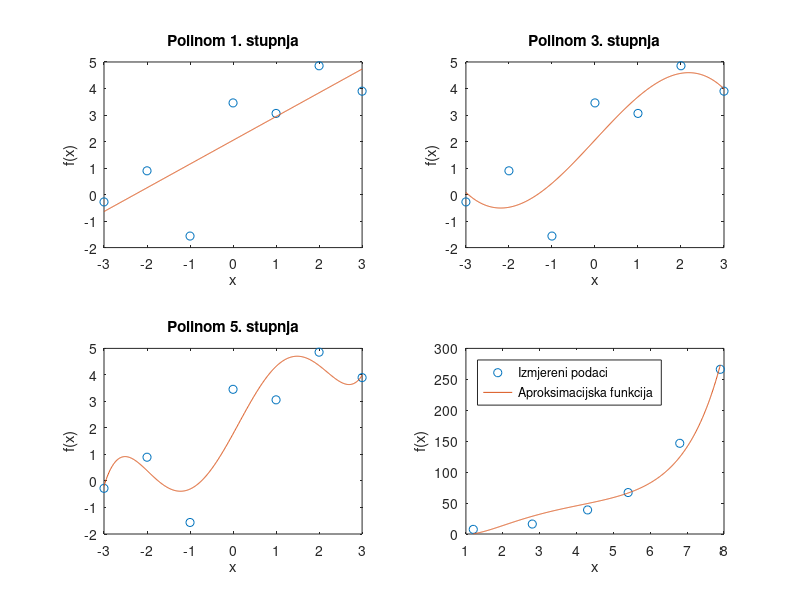

Recreate this plot in MATLAB.
%% VJEŽBE 7:APROKSIMACIJA I INTERPOLACIJA(1.DIO)
%% Zadatak 2.1.
d = 1e-2;
x = [-4/5:d:4/5]';
y = -x./sqrt(1-x.^2);
V = [x.^5 x.^3 x x.^0];
c = V\y
p = [c(1) 0 c(2) 0 c(3) c(4)];
px = polyval(p,x);
subplot(2,1,1)
plot(x,y,x,px,'--r','lineWidth',2)
xlabel('x')
ylabel('f(x)')
legend('-x/sqrt(1-x^2)','c_1x^5+c_2x^3+c_3x+c_4')
subplot(2,1,2)
semilogy(x,abs(px-y),'LineWidth',2)
xlabel('x')
ylabel('y(x)-p(x)')

%% Zadatak 2.2.
xk = [0:5]';
fk = [ 0 1 2 6 8 7]';
V = vander(xk);
c = V\fk
xv = 0:1e-2:5;
p = zeros(1,length(xv));
for i=1:length(c)
    p = c(i)*xv.^(length(c)-i) + p;
end
plot(xk,fk,'o', xv,p,'r')
xlabel('x')
ylabel('f(x)')
legend('Izmjereni podaci','Interpolacijski polinom','Location','NorthWest')

%% Zadatak 2.3.
xk = -3:3;
fk = [-0.2774 0.8958 -1.5651 3.4565 3.0601 4.8568 3.8982];
p1 = polyfit(xk,fk,1)
p3 = polyfit(xk,fk,3)
p5 = polyfit(xk,fk,5)
p6 = polyfit(xk,fk,6)
xv = -3:1e-2:3;
subplot(2,2,1)
plot(xk,fk,'o',xv,polyval(p1,xv))
xlabel('x')
ylabel('f(x)')
title('Polinom 1. stupnja')
subplot(2,2,2)
plot(xk,fk,'o',xv,polyval(p3,xv))
xlabel('x')
ylabel('f(x)')
title('Polinom 3. stupnja')
subplot(2,2,3)
plot(xk,fk,'o',xv,polyval(p5,xv))
xlabel('x')
ylabel('f(x)')
title('Polinom 5. stupnja')
subplot(2,2,4)
plot(xk,fk,'o',xv,polyval(p6,xv))
xlabel('x')
ylabel('f(x)')
title('Polinom 6. stupnja')
%% Zadatak 2.4.
xk = [1.2 2.8 4.3 5.4 6.8 7.9]';
fk = [7.5 16.1 38.9 67.0 146.6 266.2]';
A = [exp(xk) xk.*exp(-xk) ones(length(xk),1)];
c = A\fk
xv = 1.2:1e-2:7.9;
f = c(1)*exp(xv) + c(2)*xv.*exp(-xv) + c(3);
plot(xk,fk,'o',xv,f)
xlabel('x')
ylabel('f(x)')
legend('Izmjereni podaci','Aproksimacijska funkcija','Location','NorthWest')





